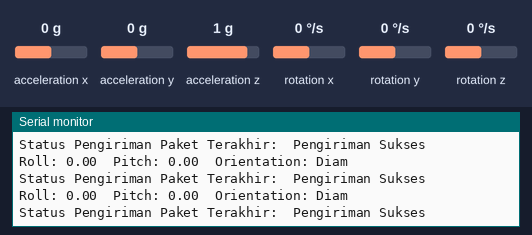
Bench run of a sketch on a simulated ESP32. On the bench: the last lines printed to the serial monitor. The test bench sets the inputs (shaded band); at power-on: acceleration x 0 g, acceleration y 0 g, acceleration z 1 g, rotation x 0 °/s, rotation y 0 °/s, rotation z 0 °/s.

Above: at 1.2 s.
1.3 s: acceleration x set to -1.4 g
At 1.54 s:
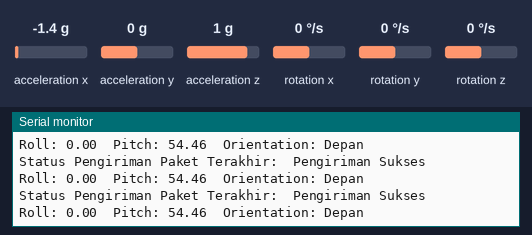
2.9 s: acceleration y set to -1.4 g
At 3.28 s:
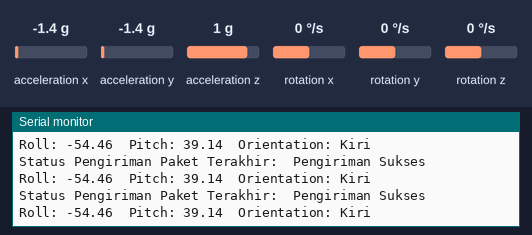
4.5 s: acceleration y set to 0.8 g
At 4.51 s:
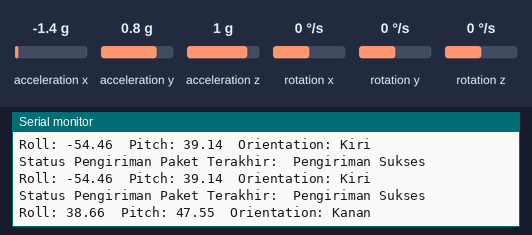
6.1 s: acceleration z set to -1.4 g
At 6.15 s:
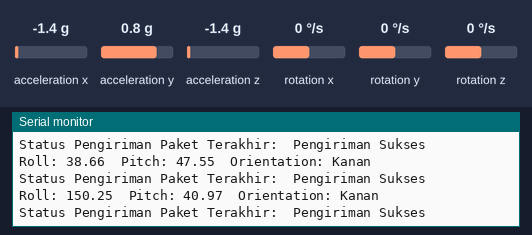

Measured:
- after the input at 1.3 s, the serial monitor: prints a new line at once (image 1)
- after the input at 2.9 s, the serial monitor: prints a new line after 0.07 s (image 2)
- after the input at 4.5 s, the serial monitor: prints a new line at once (image 3)
- after the input at 6.1 s, the serial monitor: prints a new line after 0.05 s (image 4)

The sketch:

ESP_NOW_T_MPU6050.ino
```cpp
#include <WiFi.h>
#include <esp_now.h>
#include <MPU6050.h>
#include <Wire.h>

MPU6050 mpu;


uint8_t mac_addr_tujuan[] = {0xAC, 0x67, 0xB2, 0x2D, 0x2C, 0xB0}; // Fill in the MAC address of your receiver

// sent data structure
typedef struct struct_message {
  char a[32];
  float b;
  float c;
} struct_message;
struct_message data_ku;

// peerInfo variable
esp_now_peer_info_t peerInfo;

void setup() {
  Serial.begin(115200);

  // set esp to station mode
  WiFi.mode(WIFI_STA);

  // initialize ESP_NOW
  if (esp_now_init() != ESP_OK) {
    Serial.println("Gagal Inisialisasi espnow");
    return;
  }

  // register a callback function
  esp_now_register_send_cb(cb_terkirim);

  // Register Peers / Friends
  memcpy(peerInfo.peer_addr, mac_addr_tujuan, 6);
  peerInfo.channel = 0;
  peerInfo.encrypt = false;

  // Add Peer / Friend
  if (esp_now_add_peer(&peerInfo) != ESP_OK){
    Serial.println("Gagal Menambah Peer");
    return;
  }

  //MPU6050 initialize
  Wire.begin(21, 22);
  mpu.initialize();

  // Verify connection with sensor
  if (mpu.testConnection()) {
    Serial.println("MPU6050 terdeteksi!");
  } else {
    Serial.println("Koneksi dengan MPU6050 gagal.");
  }

}

// callback If data is sent
void cb_terkirim(const uint8_t *mac_addr, esp_now_send_status_t status) {
  Serial.print("\r\nStatus Pengiriman Paket Terakhir:\t");
  Serial.println(status == ESP_NOW_SEND_SUCCESS ? "Pengiriman Sukses" : "Pengiriman Gagal");
}

void loop() {
  // MPU LOOP
  int16_t accelX, accelY, accelZ;
  mpu.getAcceleration(&accelX, &accelY, &accelZ);

  // Calculates tilt angle based on accelerometer data
  float roll = atan2(accelY, accelZ) * 180.0 / PI;
  float pitch = atan2(-accelX, sqrt(accelY * accelY + accelZ * accelZ)) * 180.0 / PI;

  // Determine the tilt direction
  String orientation = determineOrientation(roll, pitch);
  // Display data on Serial Monitor
  Serial.print("Roll: ");
  Serial.print(roll);
  Serial.print("  Pitch: ");
  Serial.print(pitch);
  Serial.print("  Orientation: ");
  Serial.println(orientation);

  // Control led based on orientation

  // SEND TO RECIVER
  // assign value to variable
  strcpy(data_ku.a, "Dari Master");
  data_ku.b = roll;
  data_ku.c = pitch;
  // sent data
  esp_err_t result = esp_now_send(mac_addr_tujuan, (uint8_t *) &data_ku, sizeof(data_ku));

  delay(100);
}

String determineOrientation(float roll, float pitch) {
  if (roll > 30) {
    return "Kanan";
  } else if (roll < -30) {
    return "Kiri";
  } else if (pitch > 30) {
    return "Depan";
  } else if (pitch < -30) {
    return "Belakang";
  } else {
    return "Diam";
  }
}
```
